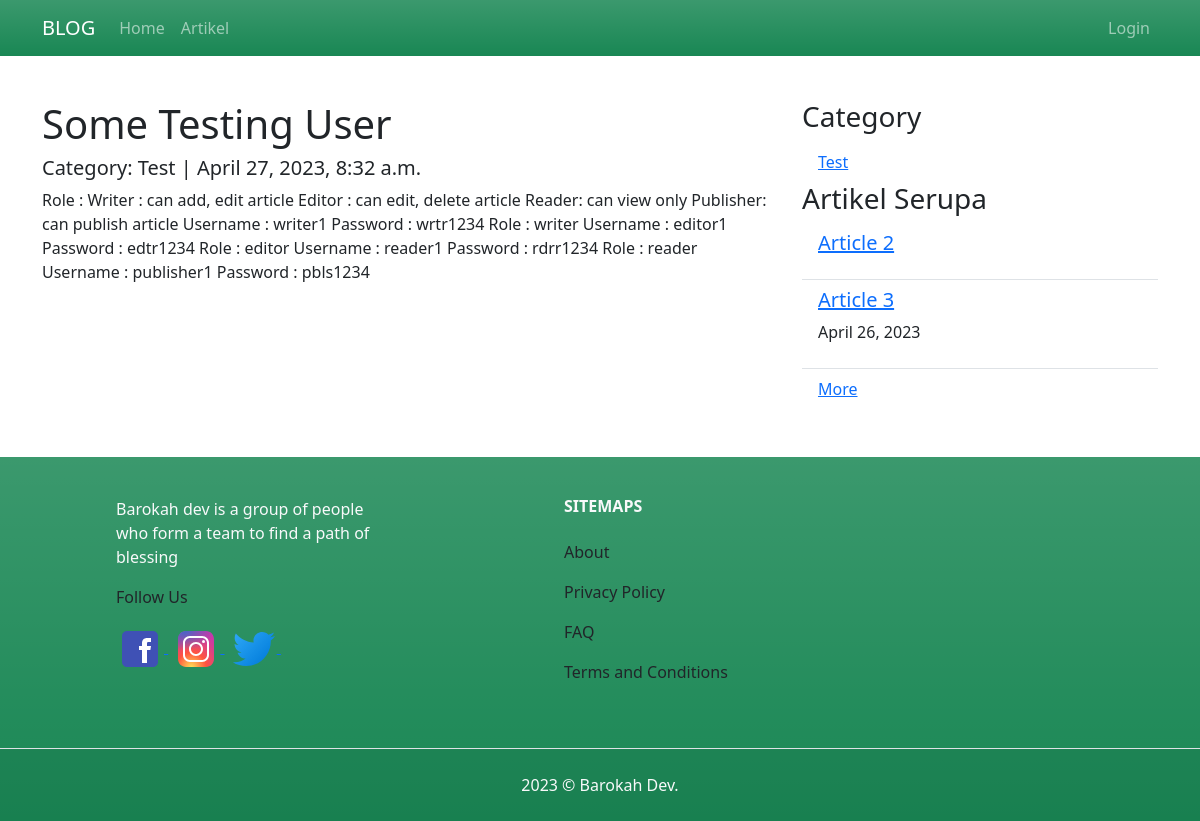
The page /article/detail/some-testing-user on the database as committed earlier.
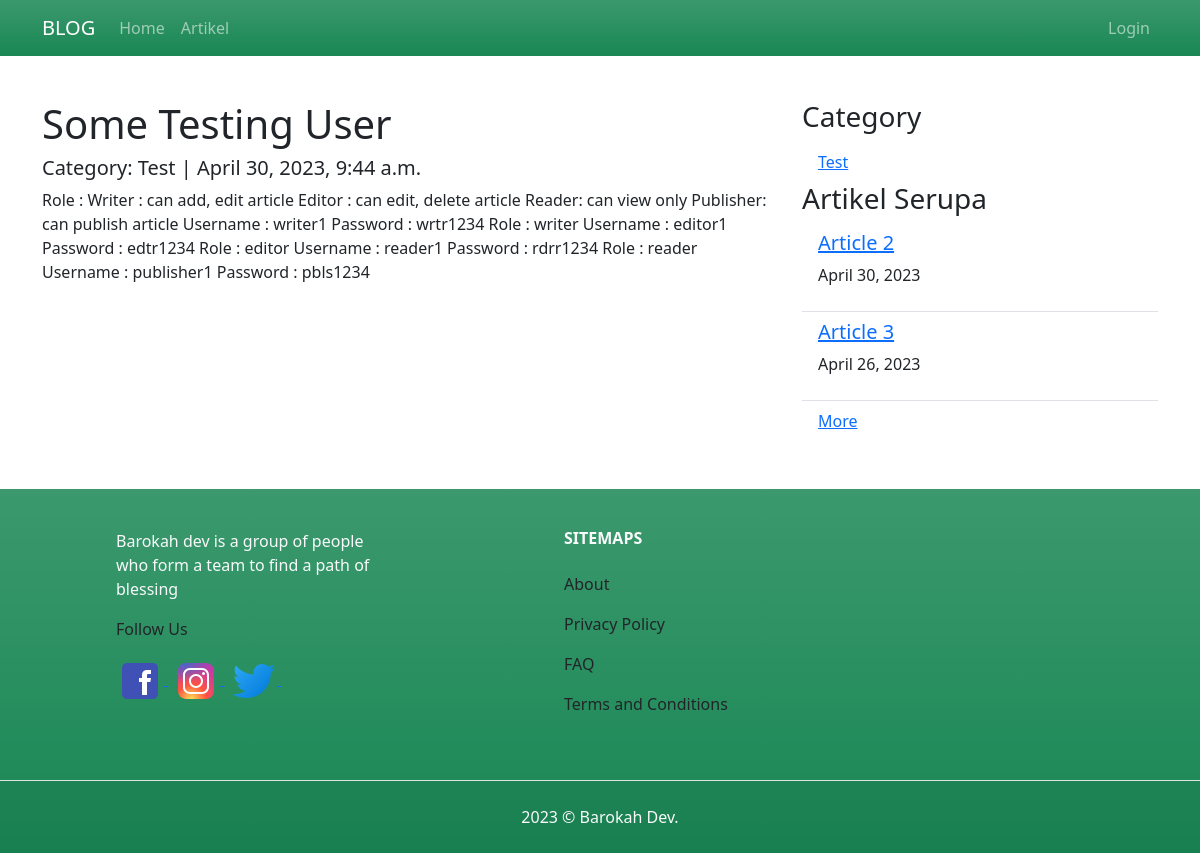
The same page on the database as committed later.
### article/models.py (models this page shows, shortened)
class Article(models.Model):
	title		= models.CharField(max_length=255)
	body 		= models.TextField()
	category_choices = [
		('Test', 'Test'),
		('News', 'News'),
		('Sport', 'Sport'),
	]
	category 	= models.CharField(
		max_length=10,
		choices=category_choices,
		default='Test'
	)
	created		= models.DateTimeField(auto_now_add=True)
	updated 	= models.DateTimeField(auto_now=True)
	is_published = models.BooleanField(default=False)
	published 	 = models.DateTimeField(null=True)
	slug		 = models.SlugField(blank=True, editable=False)
	class Meta:
		permissions = (
			('publish_article', 'Can publish article'),
		)

### article/views.py (the view)
# urls.py: path('detail/<slug:slug>', ArticleDetailView.as_view(), name='detail'),
class ArticleDetailView(DetailView):
	model = Article
	template_name = "article/article_detail.html"
	context_object_name = 'article'
	def get_context_data(self,*args,**kwargs):
		category_list = self.model.objects.values_list('category', flat=True).distinct()
		self.kwargs.update({'category_list':category_list})
		similiar_article = self.model.objects.filter(category=self.object.category).exclude(id=self.object.id)
		self.kwargs.update({'similiar_article':similiar_article})
		kwargs = self.kwargs
		return super().get_context_data(*args,**kwargs)

### article/templates/article/article_detail.html (shortened to what this page needs)
{% extends "base.html" %}
{% block contents %}
<div class="row">
	<div class="col-md-8">
		<h1>{{article.title}}</h1>
		<h5>Category: {{article.category}} | {{article.published}}</h5>
		<p>{{article.body}}</p>
	</div>
	<div class="col-sm">
		<h3>Category</h3>
		<ul class="list-group list-group-flush">
		  	{% for category in category_list %}
		  		<li class="list-group-item"><a href="{% url 'article:category' category 1%}">{{category}}</a></li>
		  	{% endfor %}
		</ul>
		<h3>Artikel Serupa</h3>
		<ul class="list-group list-group-flush">
		  	{% for article in similiar_article %}
		  		{% if forloop.counter is not 3 %}
		  		<li class="list-group-item">
		  			<h5><a href="{% url 'article:detail' article.slug%}">{{article.title}}</a></h5>
		  			<p>{{article.published|date}}</p>
		  		</li>
		  		{% endif %}
		  	{% endfor %}
		  	<li class="list-group-item"><a href="{% url 'article:category' article.category 1%}">More</a></li>
		</ul>
	</div>
</div>
{% endblock contents %}

### templates/base.html (shortened to what this page needs)
{% load static %}
<!DOCTYPE html>
<html>
<head>
	{% include "snippets/styles.html" %}
</head>
<body>
	{% include "snippets/navbar.html" %}
	<div class="container" style="margin-top:100px">
		{% block contents %}
		{% endblock contents %}
	</div>
{% block snippets %}
    {% if request.path != "/login/"%}
        {% include 'snippets/footer.html' %}
    {% endif %}
{% endblock %}
</body>
</html>

### templates/snippets/styles.html
{% load static %}
<link rel="stylesheet" type="text/css" href="{% static 'vendor/bootstrap/css/bootstrap.min.css' %}">

### templates/snippets/navbar.html (shortened to what this page needs)
<nav class="navbar fixed-top navbar-expand-lg navbar-dark bg-success bg-gradient ">
  <div class="container">
	  <a class="navbar-brand" href="{% url 'home' %}">BLOG</a>
	  <div class="collapse navbar-collapse" id="navbarNavDropdown">
	    <ul class="navbar-nav">
	      <li class="nav-item">
	        <a class="nav-link" href="{% url 'home' %}">Home</a>
	      </li>
	      <li class="nav-item">
	        <a class="nav-link" href="{% url 'article:list' 1 %}">Artikel</a>
	      </li>
		  </ul>
		<div class="ms-auto">
			{% if user.is_authenticated %}
			<li class="nav-item dropdown ">
				<a class="nav-link dropdown-toggle text-light" href="#" id="navbarDropdownMenuLink" role="button" data-bs-toggle="dropdown" aria-haspopup="true" aria-expanded="false">
				{{user}}
				</a>
				<ul class="dropdown-menu" aria-labelledby="navbarDropdownMenuLink">
				 {% if perms.article.add_article or perms.article.delete_article or perms.article.change_article or perms.article.publish_article %}
				   <li><a class="dropdown-item" href="{% url 'article:manage' 1%}">Manage artikel</a></li>
				 {% endif %}
				<li><a class="dropdown-item" href="{% url 'logout' %}">Logout</a></li>
				</ul>
			</li>
			{% else %}
			<li class="navbar-nav text-light">
				<a class="nav-link" href="{% url 'login' %}">Login</a>
			</li>
			{% endif %}
			</div>
	  </div>
  </div>
</nav>

### templates/snippets/footer.html (shortened to what this page needs)
{% load static %}
<footer class="text-center text-lg-start footer bg-success bg-gradient mt-5">
    <section class="d-flex justify-content-center justify-content-lg-between p-4 border-bottom">
      <div class="container-fluid text-center text-md-start">
        <div class="row mt-3">
          <div class="col-md-4 col-lg-4 col-xl-3 mx-auto mb-4">
            <p class="text-light">
                Barokah dev is a group of people who form a team to find a path of blessing
            </p>
            <div class="row text-md-left">
                <div class="col-12 mb-2">
                  <p class="text-md-left"> Follow Us</p>
                  <a href="https://www.facebook.com/MuhammadRezaPutra" rel="noreferrer" target="_blank" data-cy="facebook-icon"><img src="{% static 'img/icon/fb.svg' %}" alt="facebook" loading="lazy">&nbsp;</a>
                  <a href="https://www.instagram.com/abangmu/" rel="noreferrer" target="_blank" data-cy="instagram-icon"><img src="{% static 'img/icon/ig.svg' %}" alt="Instagram" loading="lazy">&nbsp;</a>
                  <a href="https://twitter.com" rel="noreferrer" target="_blank" data-cy="twitter-icon"><img src="{% static 'img/icon/tw.svg' %}" alt="Twitter" loading="lazy">&nbsp;</a>
                 </div>
           </div>
          </div>
          <div class="col-md-2 col-lg-2 col-xl-2 mx-auto mb-4">
            <h6 class="text-uppercase fw-bold mb-4 text-light">
              Sitemaps
            </h6>
            <p>
              <a href="#" class="nav-link ">About</a>
            </p>
            <p>
              <a href="#" class="nav-link">Privacy Policy</a>
            </p>
            <p>
              <a href="#" class="nav-link">FAQ</a>
            </p>
            <p>
              <a href="#" class="nav-link">Terms and Conditions</a>
            </p>
          </div>
          <div class="col-md-3 col-lg-2 col-xl-2 mx-auto mb-4">
          </div>
        </div>
      </div>
    </section>
    <div class="text-center p-4" style="background-color: rgba(0, 0, 0, 0.05);">
      <div class="row">
            <div class="col-sm-4">
            </div>
            <div class="col-sm-4">
                  <span class="text-light"><script>document.write(new Date().getFullYear())</script>  © Barokah Dev.</span>
            </div>
            <div class="col-sm-4">
            </div>
        </div>
    </div>
  </footer>

### templates/snippets/scripts.html (shortened to what this page needs)
{% load static %}

Rows that differ between the two databases and show on the page:
changed Article "Some Testing User": published "April 27, 2023, 8:32 a.m." → "April 30, 2023, 9:44 a.m."
changed Article "Article 2": published (not shown) → "April 30, 2023"
